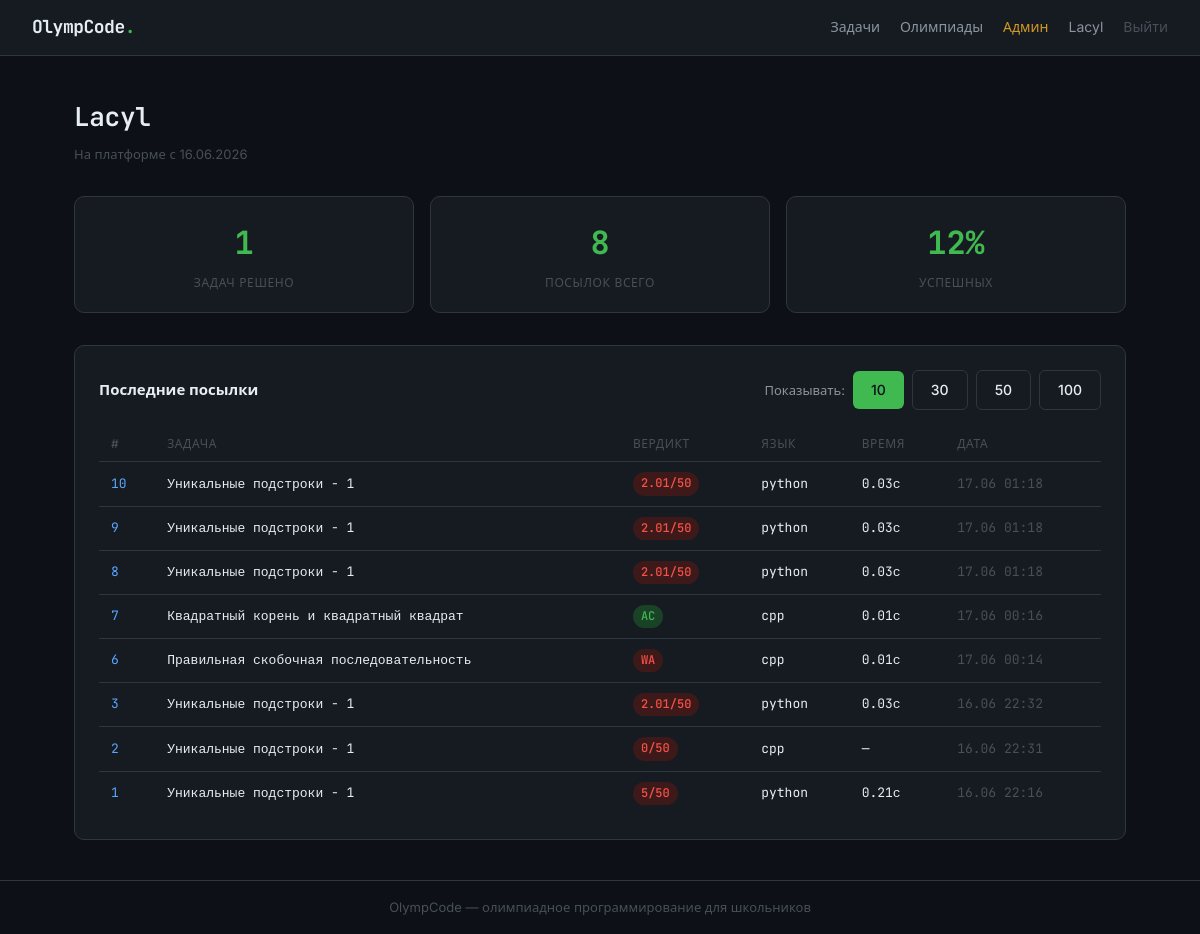
Page /profile/ (signed in) on the earlier database version.
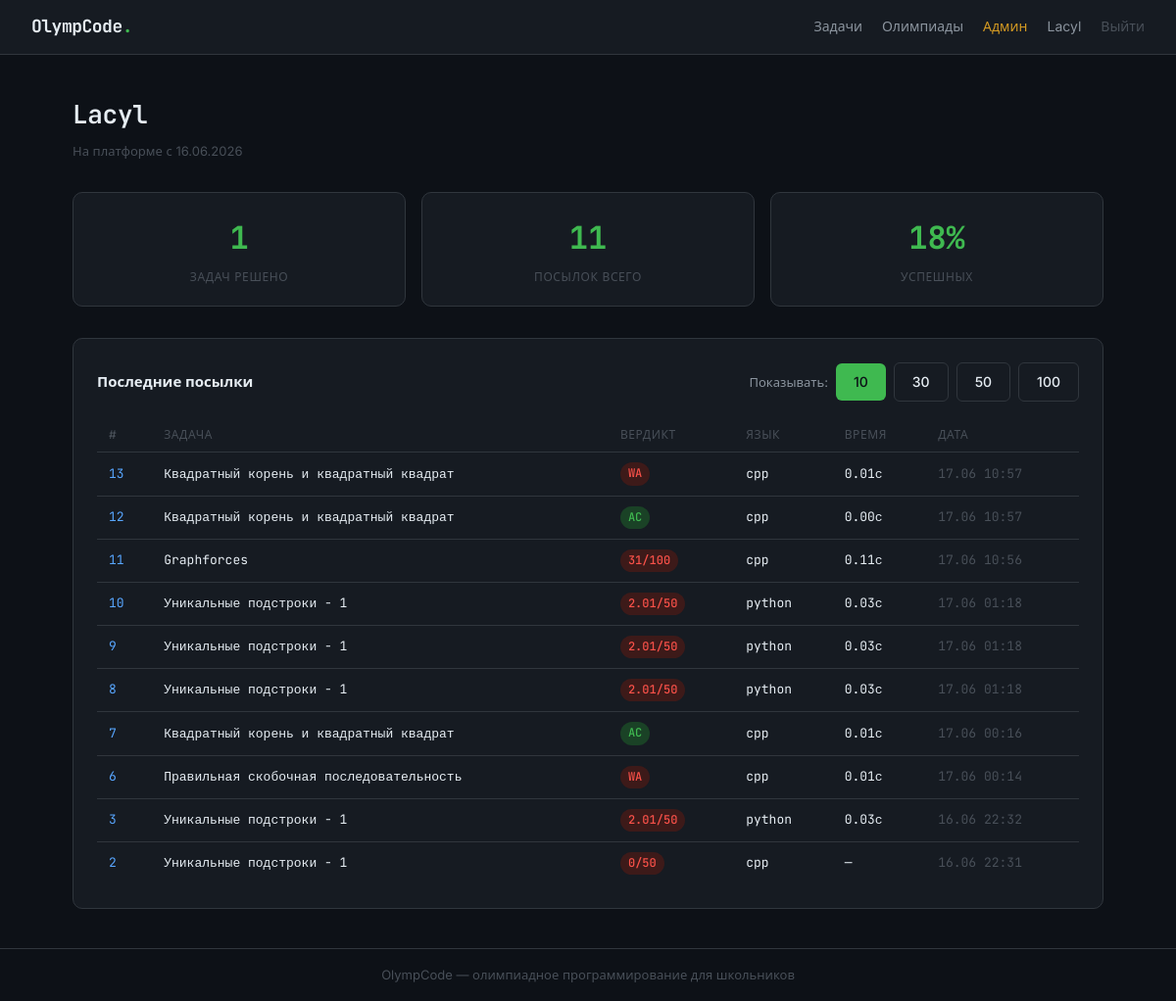
Same page on the later database version.
### models.py (models this page shows)
class Submission(Base):
    __tablename__ = "submissions"
    id:                     Mapped[int]          = mapped_column(Integer, primary_key=True)
    user_id:                Mapped[int]          = mapped_column(ForeignKey("users.id"))
    task_id:                Mapped[int]          = mapped_column(ForeignKey("tasks.id"))
    task_submission_number: Mapped[int]          = mapped_column(Integer, default=1)
    code:                   Mapped[str]          = mapped_column(Text)
    language:               Mapped[str]          = mapped_column(String(16), default="cpp")
    verdict:                Mapped[Verdict]      = mapped_column(SAEnum(Verdict), default=Verdict.PENDING)
    failed_test:            Mapped[int | None]   = mapped_column(Integer, nullable=True)
    error_output:           Mapped[str | None]   = mapped_column(Text, nullable=True)
    execution_time:         Mapped[float | None] = mapped_column(Float, nullable=True)
    score:                  Mapped[float | None] = mapped_column(Float, nullable=True)
    ai_hint:                Mapped[str | None]   = mapped_column(Text, nullable=True)
    submitted_at:           Mapped[datetime]     = mapped_column(DateTime, default=datetime.now())
    user:         Mapped["User"]             = relationship(back_populates="submissions")
    task:         Mapped["Task"]             = relationship(back_populates="submissions")
    test_results: Mapped[list["TestResult"]] = relationship(back_populates="submission")

class Task(Base):
    __tablename__ = "tasks"
    id:             Mapped[int]          = mapped_column(Integer, primary_key=True)
    topic_id:       Mapped[int | None]   = mapped_column(ForeignKey("topics.id"), nullable=True)
    order_in_topic: Mapped[int]          = mapped_column(Integer, default=1)
    title:          Mapped[str]          = mapped_column(String(256))
    statement_md:   Mapped[str | None]   = mapped_column(Text, nullable=True)
    statement_html: Mapped[str | None]   = mapped_column(Text, nullable=True)
    time_limit:     Mapped[float]        = mapped_column(Float, default=1.0)
    memory_limit:   Mapped[int]          = mapped_column(Integer, default=256)
    tests_path:     Mapped[str]          = mapped_column(String(512))
    checker_path:   Mapped[str]          = mapped_column(String(512))
    scoring_type:     Mapped[ScoringType]  = mapped_column(SAEnum(ScoringType), default=ScoringType.ICPC)
    max_score:        Mapped[float]        = mapped_column(Float, default=0.0)
    test_scores_json: Mapped[str | None]   = mapped_column(Text, nullable=True)  # JSON список баллов за каждый тест
    topic:         Mapped["Topic | None"]      = relationship(back_populates="tasks")
    submissions:   Mapped[list["Submission"]]  = relationship(back_populates="task")
    subtasks:      Mapped[list["Subtask"]]     = relationship(back_populates="task")
    contest_tasks: Mapped[list["ContestTask"]] = relationship(back_populates="task")

### routers/profile.py (the view)
@router.get("/")
async def profile(request: Request, limit: int = 10, db: Session = Depends(get_db)):
    user = get_current_user(request, db)
    if not user:
        return RedirectResponse("/auth/login", status_code=302)
    total_submissions = db.query(Submission).filter_by(user_id=user.id).count()
    solved_icpc = db.query(Submission.task_id).join(Task).filter(
        Submission.user_id == user.id,
        Task.scoring_type == ScoringType.ICPC,
        Submission.verdict == Verdict.AC
    ).distinct()
    solved_ioi = db.query(Submission.task_id).join(Task).filter(
        Submission.user_id == user.id,
        Task.scoring_type.in_([ScoringType.IOI_SUM, ScoringType.IOI_GROUPS]),
        Submission.score >= Task.max_score,
        Task.max_score > 0
    ).distinct()
    tasks_solved = solved_icpc.union(solved_ioi).count()
    accepted_icpc = db.query(Submission).join(Task).filter(
        Submission.user_id == user.id,
        Task.scoring_type == ScoringType.ICPC,
        Submission.verdict == Verdict.AC
    ).count()
    accepted_ioi = db.query(Submission).join(Task).filter(
        Submission.user_id == user.id,
        Task.scoring_type.in_([ScoringType.IOI_SUM, ScoringType.IOI_GROUPS]),
        Submission.score >= Task.max_score
    ).count()
    accepted_total = accepted_icpc + accepted_ioi
    stats = {
        "total":        total_submissions,
        "accepted":     accepted_total,
        "tasks_solved": tasks_solved,
    }
    submissions = (
        db.query(Submission)
        .filter_by(user_id=user.id)
        .order_by(Submission.submitted_at.desc())
        .limit(limit)
        .all()
    )
    return templates.TemplateResponse("profile/index.html", {
        "request":       request,
        "user":          user,
        "submissions":   submissions,
        "stats":         stats,
        "current_limit": limit,
    })

### templates/profile/index.html (shortened to what this page needs)
{% extends "base.html" %}
{% block content %}
<div class="page-header">
  <h1 style="font-family:var(--mono)">{{ user.username }}</h1>
  <p style="color:var(--text-3); font-size:13px">
    На платформе с {{ user.created_at.strftime('%d.%m.%Y') }}
  </p>
</div>
<div class="stats-row">
  <div class="stat-card">
    <div class="stat-card__value">{{ stats.tasks_solved }}</div>
    <div class="stat-card__label">Задач решено</div>
  </div>
  <div class="stat-card">
    <div class="stat-card__value">{{ stats.total }}</div>
    <div class="stat-card__label">Посылок всего</div>
  </div>
  <div class="stat-card">
    <div class="stat-card__value">
      {% if stats.total > 0 %}
        {{ ((stats.accepted / stats.total) * 100) | int }}%
      {% else %}
        —
      {% endif %}
    </div>
    <div class="stat-card__label">Успешных</div>
  </div>
</div>
<div class="card">
  <div style="display: flex; justify-content: space-between; align-items: center; margin-bottom: 16px; flex-wrap: wrap; gap: 10px;">
    <h2 style="font-size:15px; font-weight:600; margin: 0;">Последние посылки</h2>
    <div class="limit-selector" style="display: flex; gap: 8px; align-items: center;">
      <span style="font-size: 13px; color: var(--text-2);">Показывать:</span>
      {% for count in [10, 30, 50, 100] %}
        <a href="/profile?limit={{ count }}"
           class="btn {% if current_limit == count %}btn--primary{% else %}btn--outline{% endif %} btn--small">
           {{ count }}
        </a>
      {% endfor %}
    </div>
  </div>
  {% if submissions %}
  <table class="submissions-table">
    <thead>
      <tr>
        <th>#</th>
        <th>Задача</th>
        <th>Вердикт</th>
        <th>Язык</th>
        <th>Время</th>
        <th>Дата</th>
      </tr>
    </thead>
    <tbody>
      {% for s in submissions %}
      <tr>
        <td><a href="/submissions/{{ s.id }}" style="color:var(--blue)">{{ s.id }}</a></td>
        <td>
          <a href="/task/{{ s.task.id }}" style="color:var(--text)">{{ s.task.title }}</a>
        </td>
        <td>
          <span class="badge badge--{{ s.verdict.value.lower() }}">
            {% if s.task.scoring_type.value != 'icpc' and s.score is not none %}
              {{ s.score | format_score }}/{{ s.task.max_score | format_score }}
            {% else %}
              {{ s.verdict.value }}
            {% endif %}
          </span>
        </td>
        <td style="font-family:var(--mono)">{{ s.language }}</td>
        <td style="font-family:var(--mono)">
          {{ '%.2f'|format(s.execution_time) + 'с' if s.execution_time else '—' }}
        </td>
        <td style="color:var(--text-3)">{{ s.submitted_at.strftime('%d.%m %H:%M') }}</td>
      </tr>
      {% endfor %}
    </tbody>
  </table>
  {% else %}
  <div style="text-align:center; padding:40px; color:var(--text-2)">
    <p>Посылок пока нет</p>
    <a href="/" class="btn btn--outline" style="margin-top:16px">Перейти к задачам</a>
  </div>
  {% endif %}
</div>
{% endblock %}

Differences in the rows shown:
no longer on this page (row unchanged): Submission: id "1", task "Уникальные подстроки - 1", score "5", task.max_score "50", language "python", execution_time "0.21с", submitted_at "16.06 22:16"
added Submission: id "13", task "Квадратный корень и квадратный квадрат", verdict.value "WA", language "cpp", execution_time "0.01с", submitted_at "17.06 10:57"
added Submission: id "12", task "Квадратный корень и квадратный квадрат", verdict.value "AC", language "cpp", execution_time "0.00с", submitted_at "17.06 10:57"
added Submission: id "11", task "Graphforces", score "31", task.max_score "100", language "cpp", execution_time "0.11с", submitted_at "17.06 10:56"
Other differences:
{{ stats.total }}: "8" → "11"
{{ ((stats.accepted / stats.total) * 100) | int }}: "12" → "18"
